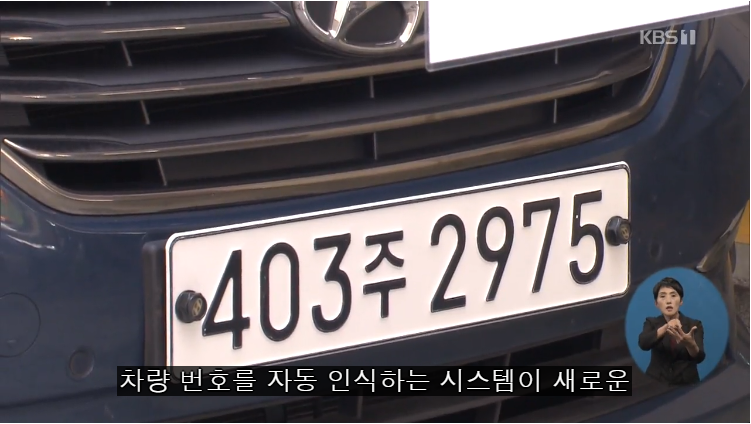
#> input picture base/403_2975.PNG, 751 x 424 px, found by its file name; its folder holds only this picture in this run
$ python lp_detection_20200703153819.py
#> lines starting #> are read from the running program, lines starting #| are printed output that depends on the picture; after the words box and inside, x2 and y2 are one past the last pixel; in counts of white or black regions, pixels touching at a corner belong together
import os
import math
import cv2
import numpy as np
from PIL import Image, ImageEnhance

import pytesseract
pytesseract.pytesseract.tesseract_cmd = r"C:\Program Files\Tesseract-OCR\tesseract.exe"

def recogLp(filename):
#> called with filename = '403_2975.PNG'
    path = './base/' + filename
    img = cv2.imread(path, cv2.IMREAD_COLOR)
#> img is the input picture: shape (424, 751, 3); mean B, G, R 92.6, 88.3, 92.9
    img_h, img_w = img.shape[:2]
#> img_h = 424; img_w = 751
    org_img = img.copy()
    img = cv2.cvtColor(img, cv2.COLOR_BGR2GRAY) # color gray
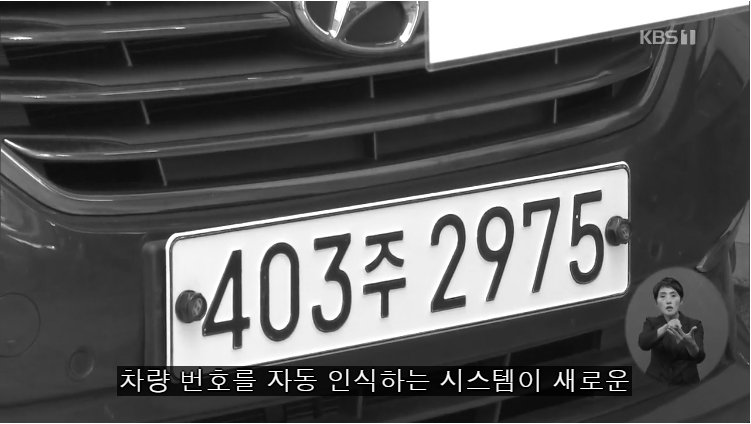
#> img: shape (424, 751); min 0, max 255, mean 90.2
    img = cv2.bilateralFilter(img, 9, 75, 75) # blur filter
    img = cv2.Canny(img, 50, 50) # extract edge
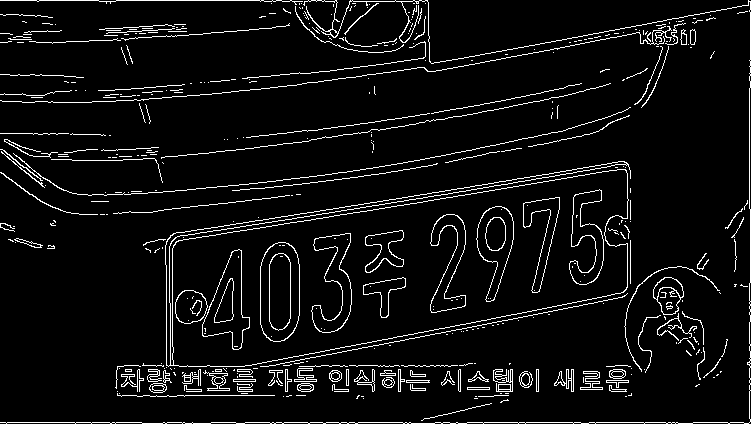
#> img: shape (424, 751); 6% white in thin lines or dots

    contours, _ = cv2.findContours(img, cv2.RETR_TREE, cv2.CHAIN_APPROX_SIMPLE) # objects list
#> contours = 523 contours, 409 with area under 20; largest, box (x1, y1, x2, y2) and area: (165, 161, 631, 367) 60542, (172, 169, 629, 367) 58521, (260, 242, 300, 342) 3415, (260, 242, 300, 342) 3382, (202, 249, 250, 350) 2372

    rec_box = []; points = [];
    f_count = 0; select = 0;
    for i in range(len(contours)):
        x, y, w, h = cv2. boundingRect(contours[i])
        area = w*h; ratio = float(w)/h;
        # filtering box size << overfitted
        if ratio >= 0.3 and ratio < 1.0 and area >= 2000 and area <= 5000:
            # print("x: ", x, " y: ", y, " w: ", w, " h: ", h)
            points.append((x, y, w, h)) # points[]
            # print("ratio: ", ratio, " area: ", area)
            # cv2.rectangle(org_img, (x, y), (x+w, y+h), (0, 225, 0), 1)
            rec_box.append(cv2.boundingRect(contours[i]))
#> this loop made 523 passes
#> (x, y, w, h, area, ratio) on passes 1, 2, 9: (421, 403, 71, 18, 1278, 3.94), (500, 399, 9, 4, 36, 2.25), (478, 395, 31, 2, 62, 15.5)
#> after the loop, points = 14 items, first 6: (202, 249, 48, 101), (202, 249, 48, 101), (260, 242, 40, 100), (260, 242, 40, 100), (311, 233, 41, 100), (311, 233, 41, 100); rec_box has the same summary as points

    first_p_box = points[0]
#> first_p_box = (202, 249, 48, 101)
    last_p_box = points[len(points)-1]
#> last_p_box = (569, 189, 35, 96)

    a = abs(last_p_box[0]+last_p_box[2] - first_p_box[0])
#> a = 402
    b = abs(last_p_box[1] - first_p_box[1])
#> b = 60
    plate_w = math.sqrt(a**2 + b**2)
#> plate_w = 406.5

    p1 = np.float32([
        [first_p_box[0], first_p_box[1]],
        [last_p_box[0]+last_p_box[2], last_p_box[1]],
        [first_p_box[0], first_p_box[1]+first_p_box[3]],
        [last_p_box[0]+last_p_box[2], last_p_box[1]+last_p_box[3]]
    ])
#> p1 = [[202, 249], [604, 189], [202, 350], [604, 285]]
    p2 = np.float32([
        [first_p_box[0], first_p_box[1]],
        [first_p_box[0]+plate_w, first_p_box[1]],
        [first_p_box[0], first_p_box[1]+first_p_box[3]],
        [first_p_box[0]+plate_w, first_p_box[1]+first_p_box[3]]
    ])
#> p2 = [[202, 249], [608.5, 249], [202, 350], [608.5, 350]]
    org_img = cv2.warpPerspective(org_img, cv2.getPerspectiveTransform(p1, p2), (img_w, img_h))
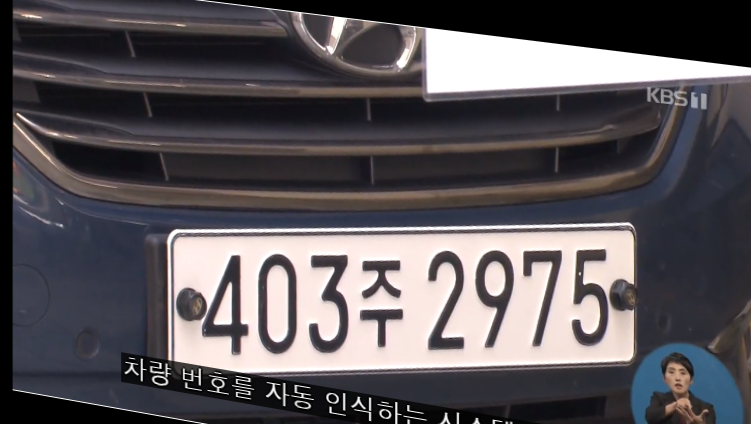
#> org_img: shape (424, 751, 3); mean B, G, R 89.5, 85.5, 90

    for i in range(len(rec_box)):
        for j in range(len(rec_box)-(i+1)):
            if rec_box[j][0] > rec_box[j+1][0]:
                tmp = rec_box[j]
                rec_box[j] = rec_box[j+1]
                rec_box[j+1] = tmp
#> this loop made 14 passes

    for m in range(len(rec_box)):
        count = 0
        for n in range(m+1, len(rec_box)-1):
            delta_x = abs(rec_box[n+1][0]-rec_box[m][0])
            if delta_x > 150: break;
            delta_y = abs(rec_box[n+1][1]-rec_box[m][1])
            if delta_x == 0: delta_x = 1
            if delta_y == 0: delta_y = 1
            gradient = float(delta_y)/float(delta_x)
            if gradient < 0.25: count += 1
        if count > f_count:
            f_count = count; select = m
#> this loop made 14 passes
#> (f_count, select) on passes 1, 7: (4, 0), (6, 6)
#> after the loop, f_count = 6; select = 6

    number_plate=img[rec_box[select][1]-10:rec_box[select][3]+rec_box[select][1]+20,rec_box[select][0]-10:100+rec_box[select][0]+50]
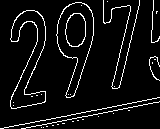
#> number_plate: shape (129, 160); 6.7% white in thin lines or dots
    rslt_detect = cv2.resize(org_img, None,fx=1.8,fy=1.8,interpolation=cv2.INTER_CUBIC+cv2.INTER_LINEAR)
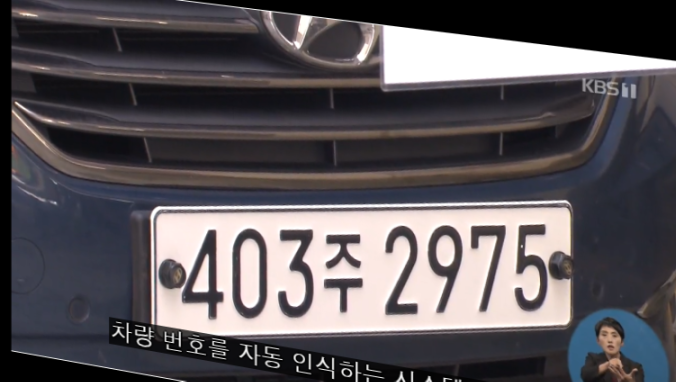
#> rslt_detect: shape (763, 1352, 3) (shown at 1/2 size); mean B, G, R 89.4, 85.5, 90
    cv2.imshow('test', rslt_detect)
    cv2.waitKey(0)

    img_recog = cv2.cvtColor(rslt_detect, cv2.COLOR_BGR2GRAY)
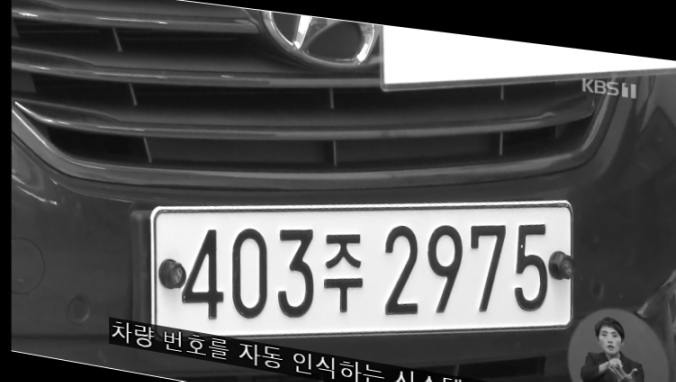
#> img_recog: shape (763, 1352) (shown at 1/2 size); min 0, max 255, mean 87.3
    img_recog = cv2.morphologyEx(img_recog, cv2.MORPH_CLOSE, kernel=np.ones((3,3), np.uint8))
    _, img_recog = cv2.threshold(img_recog, thresh=0.0, maxval=255.0, type=cv2.THRESH_BINARY | cv2.THRESH_OTSU)
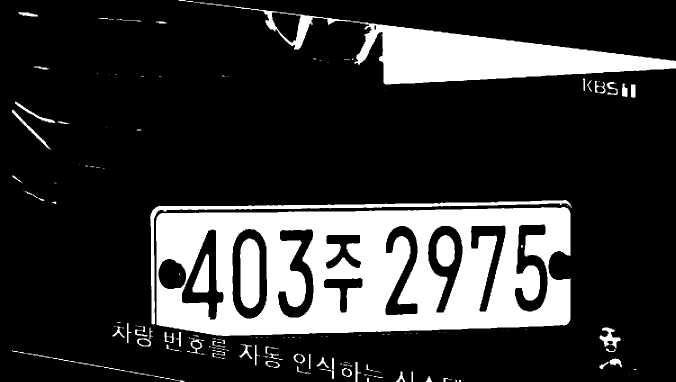
#> img_recog: shape (763, 1352) (shown at 1/2 size); 20.7% white; 159 white regions (91 under 20 px), largest, box (x1, y1, x2, y2) and area: (312, 414, 1141, 672) 145149, (387, 4, 1352, 169) 44158, (300, 400, 1143, 650) 7357
    cv2.imwrite('./rslt_detect/thres_'+filename, img_recog)
    rslt_recog = pytesseract.image_to_string(img_recog, lang='kor_lp_gen', config='--psm 7 --oem 2')

    return rslt_recog

filenames = os.listdir('./base')
for filename in filenames:
    print(recogLp(filename))
#> (the call stopped at in recogLp, `rslt_recog = pytesseract.image_to_string(img_recog, lang='kor_lp_gen',..`: pytesseract is not available in this run)
